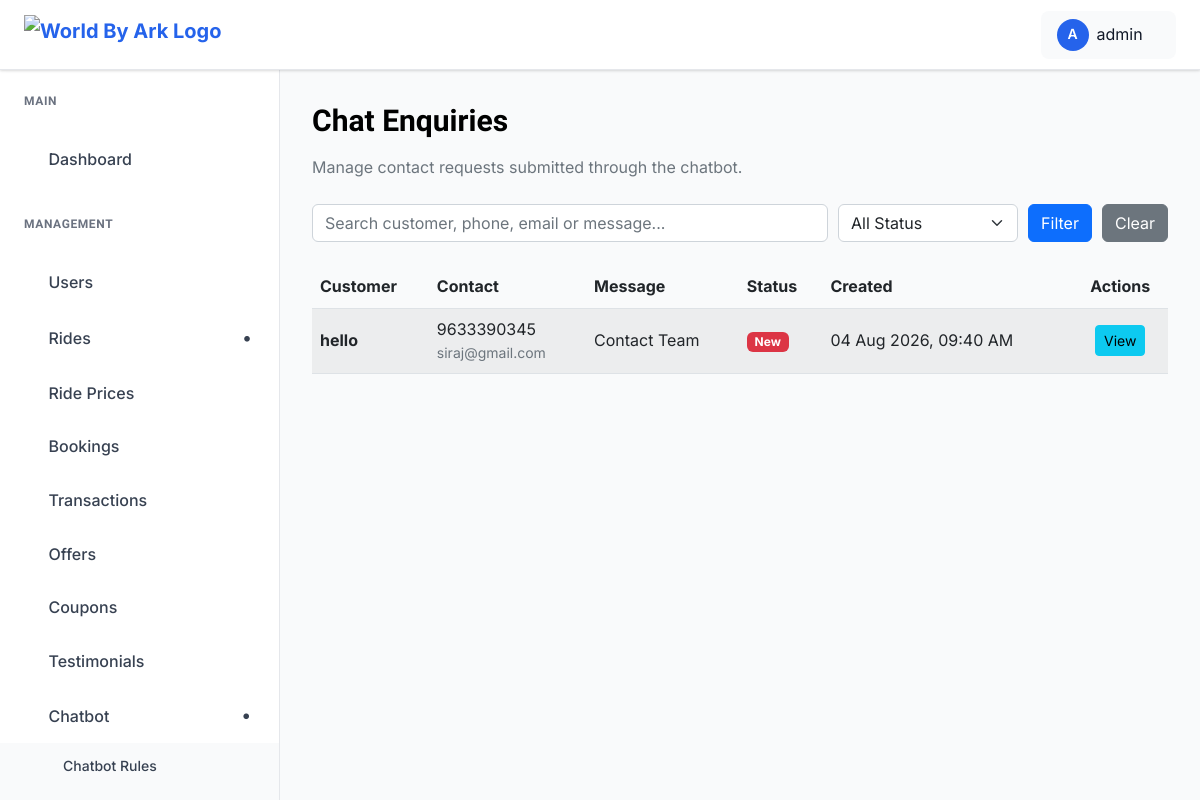
/dashboard/chatbot/enquiries/ (signed in), run on the app's committed database.
### flyingfox_app/models.py (models this page shows, shortened)
class ChatEnquiry(models.Model):
    STATUS_CHOICES = [
        ("new", "New"),
        ("contacted", "Contacted"),
        ("closed", "Closed"),
    ]
    session = models.ForeignKey(
        ChatSession,
        on_delete=models.SET_NULL,
        blank=True,
        null=True,
        related_name="enquiries",
    )
    name = models.CharField(
        max_length=150
    )
    phone = models.CharField(
        max_length=20
    )
    email = models.EmailField(
        blank=True
    )
    message = models.TextField()
    status = models.CharField(
        max_length=20,
        choices=STATUS_CHOICES,
        default="new",
    )
    created_at = models.DateTimeField(
        auto_now_add=True
    )
    updated_at = models.DateTimeField(
        auto_now=True
    )
    class Meta:
        ordering = ["-created_at"]

### flyingfox_app/views.py (the view)
    def wrapper(request, *args, **kwargs):
        if not request.user.is_authenticated or not request.user.is_staff:
            return redirect("admin_login")
        return view_func(request, *args, **kwargs)

### flyingfox_app/context_processors.py (called while the page is built)
def footer_popular_rides(request):
    popular_rides = (
        Ride.objects
        .filter(is_active=True)
        .order_by("-created_at")[:6]
    )
    return {
        "footer_popular_rides": popular_rides,
    }

### flyingfox_app/views.py (called while the page is built, shortened)
def _admin_required(view_func):
    def wrapper(request, *args, **kwargs):
        if not request.user.is_authenticated or not request.user.is_staff:
            return redirect("admin_login")
        return view_func(request, *args, **kwargs)
    return wrapper

@_admin_required
def chat_enquiry_list(request):
    search = request.GET.get(
        "search",
        "",
    ).strip()
    status = request.GET.get(
        "status",
        "",
    ).strip()
    enquiries_qs = (
        ChatEnquiry.objects
        .select_related(
            "session"
        )
        .order_by("-created_at")
    )
    if status:
        enquiries_qs = enquiries_qs.filter(
            status=status
        )
    paginator = Paginator(
        enquiries_qs,
        10,
    )
    enquiries = paginator.get_page(
        request.GET.get("page")
    )
    return render(
        request,
        "admin_pages/chat_enquiry_list.html",
        {
            "enquiries": enquiries,
            "search": search,
            "selected_status": status,
            "status_choices": (
                ChatEnquiry.STATUS_CHOICES
            ),
        },
    )

### templates/admin_pages/chat_enquiry_list.html (shortened to what this page needs)
{% extends "admin_pages/base.html" %}
{% block content %}
<div class="dashboard__form__wraper">
    <div class="create__course__title mb-4">
        <h4>Chat Enquiries</h4>
        <p class="text-muted mb-0">
            Manage contact requests submitted through the chatbot.
        </p>
    </div>
    <form
        method="GET"
        class="chat-filter mb-4"
    >
        <input
            type="text"
            name="search"
            class="form-control"
            value="{{ search }}"
            placeholder="Search customer, phone, email or message..."
        >
        <select
            name="status"
            class="form-select"
        >
            <option value="">
                All Status
            </option>
        </select>
        <button
            type="submit"
            class="btn btn-primary"
        >
            Filter
        </button>
        <a
            href="{% url 'chat_enquiry_list' %}"
            class="btn btn-secondary"
        >
            Clear
        </a>
    </form>
    <div class="custom-table-container">
        <table class="table table-striped table-hover align-middle">
            <thead>
                <tr>
                    <th>Customer</th>
                    <th>Contact</th>
                    <th>Message</th>
                    <th>Status</th>
                    <th>Created</th>
                    <th class="text-center">Actions</th>
                </tr>
            </thead>
            <tbody>
                {% for enquiry in enquiries %}
                <tr>
                    <td>
                        <strong>
                            {{ enquiry.name }}
                        </strong>
                    </td>
                    <td>
                        <div>
                            {{ enquiry.phone }}
                        </div>
                        <div class="small text-muted">
                            {{ enquiry.email|default:"No email" }}
                        </div>
                    </td>
                    <td>
                        {{ enquiry.message|truncatechars:90 }}
                    </td>
                    <td>
                        {% if enquiry.status == "new" %}
                            <span class="badge bg-danger">
                                New
                            </span>
                        {% elif enquiry.status == "contacted" %}
                            <span class="badge bg-warning">
                                Contacted
                            </span>
                        {% else %}
                            <span class="badge bg-success">
                                Closed
                            </span>
                        {% endif %}
                    </td>
                    <td>
                        {{ enquiry.created_at|date:"d M Y, h:i A" }}
                    </td>
                    <td class="text-center">
                        <a
                            href="{% url 'chat_enquiry_detail' enquiry.pk %}"
                            class="btn btn-sm btn-info"
                        >
                            View
                        </a>
                    </td>
                </tr>
                {% endfor %}
            </tbody>
        </table>
    </div>
</div>
{% endblock %}

### templates/admin_pages/base.html (shortened to what this page needs)
{% load static %}
{% load static %}
<!DOCTYPE html>
<html class="no-js" lang="en">
<head>
    <link rel="stylesheet" href="https://cdnjs.cloudflare.com/ajax/libs/toastr.js/latest/toastr.min.css">
    <link href="https://cdnjs.cloudflare.com/ajax/libs/font-awesome/5.15.4/css/all.min.css" rel="stylesheet">
    <link rel="stylesheet" href="{% static 'admin-static/assets/css/bootstrap.min.css' %}">
    <link rel="stylesheet" href="{% static 'admin-static/assets/css/icofont.min.css' %}">
    <link rel="stylesheet" href="{% static 'admin-static/assets/css/style.css' %}">
</head>
<body>
    <header class="dashboard-header">
        <div class="header-left">
            <a href="{% url 'admin_dashboard' %}" class="logo">
                <img src="{% static 'assets/images/logo-dark.png' %}" alt="World By Ark Logo">
            </a>
        </div>
        <div class="header-right">
            <div class="user-profile-dropdown">
                <div class="user-profile-toggle">
                    <div class="user-avatar">
                        {{ request.user.username|first|upper }}
                    </div>
                    <span>{{ request.user.username}}</span>
                    <i class="icofont-simple-down"></i>
                </div>
            </div>
        </div>
    </header>
    <aside class="dashboard-sidebar" id="dashboardSidebar">
        <div class="sidebar-content">
            <div class="sidebar-section">
                <h6 class="sidebar-title">Main</h6>
                <ul class="sidebar-menu">
                    <li>
                        <a href="{% url 'admin_dashboard' %}"
                            class="{% if request.resolver_match.url_name == 'admin_dashboard' %}active{% endif %}">
                            <i class="icofont-dashboard"></i>
                            Dashboard
                        </a>
                    </li>
                </ul>
            </div>
             <div class="sidebar-section">
                <h6 class="sidebar-title">Management</h6>
                <ul class="sidebar-menu">
<li>
    <a
        href="{% url 'user_list' %}"
        class="{% if request.resolver_match.url_name == 'user_list' or request.resolver_match.url_name == 'user_delete' %}active{% endif %}"
    >
        <i class="icofont-users-alt-4"></i>
        Users
    </a>
</li>
<li class="has-dropdown {% if request.resolver_match.url_name == 'ride_list' or request.resolver_match.url_name == 'ride_create' or request.resolver_match.url_name == 'ride_update' %}open{% endif %}">
    <a href="#">
        <i class="icofont-ui-flight"></i>
        Rides
    </a>
</li>
<li>
    <a
        href="{% url 'ride_price_list' %}"
        class="{% if request.resolver_match.url_name == 'ride_price_list' or request.resolver_match.url_name == 'ride_price_create' or request.resolver_match.url_name == 'ride_price_update' %}active{% endif %}"
    >
        <i class="icofont-money"></i>
        Ride Prices
    </a>
</li>
<li>
    <a
        href="{% url 'booking_list' %}"
        class=""
    >
        <i class="icofont-ticket"></i>
        Bookings
    </a>
</li>
<li>
    <a
        href="{% url 'transaction_list' %}"
        class="{% if request.resolver_match.url_name == 'transaction_list' or request.resolver_match.url_name == 'transaction_detail' %}active{% endif %}"
    >
        <i class="icofont-credit-card"></i>
        Transactions
    </a>
</li>
<li>
   <a
        href="{% url 'offer_list' %}"
        class=""
    >
        <i class="icofont-gift"></i>
        Offers
    </a>
</li>
<li>
    <a
        href="{% url 'coupon_list' %}"
        class="{% if request.resolver_match.url_name == 'coupon_list' or request.resolver_match.url_name == 'coupon_create' or request.resolver_match.url_name == 'coupon_update' %}active{% endif %}"
    >
        <i class="icofont-sale-discount"></i>
        Coupons
    </a>
</li>
<li>
    <a
        href="{% url 'review_list' %}"
        class="{% if request.resolver_match.url_name == 'review_list' or request.resolver_match.url_name == 'testimonial_create' or request.resolver_match.url_name == 'testimonial_update' %}active{% endif %}"
    >
        <i class="icofont-sale-discount"></i>
        Testimonials
    </a>
</li>
<li class="has-dropdown {% if request.resolver_match.url_name == 'chatbot_rule_list' or request.resolver_match.url_name == 'chat_session_list' or request.resolver_match.url_name == 'chat_enquiry_list' %}open{% endif %}">
    <a href="#">
        <i class="icofont-live-support"></i>
        Chatbot
    </a>
    <ul class="submenu">
        <li>
            <a
                href="{% url 'chatbot_rule_list' %}"
                class="{% if request.resolver_match.url_name == 'chatbot_rule_list' %}active{% endif %}">
                Chatbot Rules
            </a>
        </li>
       <li>
    <a
        href="{% url 'chat_session_list' %}"
        class="
        "
    >
    </a>
</li>
    </ul>
</li>
                </ul>
            </div>
        </div>
    </aside>
    <main class="dashboard-main">
        <div class="dashboard-content">
            {% block content %}{% endblock %}
        </div>
    </main>
</body>
</html>

### templates/admin_pages/base.html (style rules this page uses)
:root { --primary-blue: #2563eb; --dark-blue: #1e40af; --light-blue: #dbeafe; --sidebar-width: 280px; --header-height: 70px; --white: #ffffff; --gray-50: #f9fafb; --gray-100: #f3f4f6; --gray-200: #e5e7eb; --gray-300: #d1d5db; --gray-500: #6b7280; --gray-700: #374151; --gray-800: #1f2937; --gray-900: #111827; --shadow: 0 1px 3px 0 rgba(0, 0, 0, 0.1), 0 1px 2px 0 rgba(0, 0, 0, 0.06); --shadow-lg: 0 10px 15px -3px rgba(0, 0, 0, 0.1), 0 4px 6px -2px rgba(0, 0, 0, 0.05); }
* { margin: 0; padding: 0; box-sizing: border-box; }
body { font-family: 'Inter', 'Segoe UI', Tahoma, Geneva, Verdana, sans-serif; background-color: var(--gray-50); color: var(--gray-900); line-height: 1.6; }
.dashboard-header { position: fixed; top: 0; left: 0; right: 0; height: var(--header-height); background: var(--white); border-bottom: 1px solid var(--gray-200); box-shadow: var(--shadow); z-index: 1000; display: flex; align-items: center; padding: 0 24px; }
.header-left { display: flex; align-items: center; gap: 16px; }
.logo { display: flex; align-items: center; gap: 8px; color: var(--primary-blue); font-weight: 700; font-size: 20px; text-decoration: none; }
.logo img { height: 40px; width: auto; object-fit: contain; }
.header-right { margin-left: auto; display: flex; align-items: center; gap: 16px; }
.user-avatar { width: 32px; height: 32px; border-radius: 50%; background: var(--primary-blue); display: flex; align-items: center; justify-content: center; color: var(--white); font-weight: 600; font-size: 14px; }
.dashboard-sidebar { position: fixed; top: var(--header-height); left: 0; width: var(--sidebar-width); height: calc(100vh - var(--header-height)); background: var(--white); border-right: 1px solid var(--gray-200); overflow-y: auto; z-index: 999; transition: transform 0.3s ease; }
.sidebar-content { padding: 24px 0; }
.sidebar-section { margin-bottom: 32px; }
.sidebar-title { padding: 0 24px 12px; font-size: 12px; font-weight: 600; text-transform: uppercase; color: var(--gray-500); letter-spacing: 0.05em; }
.sidebar-menu { list-style: none; }
.sidebar-menu li { margin-bottom: 4px; display: block; width: 100%; }
.sidebar-menu a { display: flex; align-items: center; gap: 12px; padding: 12px 24px; color: var(--gray-700); text-decoration: none; font-weight: 500; transition: all 0.2s; position: relative; }
.has-dropdown>a::after { content: '•'; font-family: inherit; font-weight: bold; font-size: 18px; margin-left: auto; transition: transform 0.3s ease; display: inline-block; width: 16px; text-align: center; }
.has-dropdown.open>a::after { transform: rotate(90deg); }
.submenu { max-height: 0; overflow: hidden; transition: max-height 0.3s ease; background-color: var(--gray-50); }
.has-dropdown.open .submenu { max-height: 500px; }
.submenu li { margin-bottom: 0; display: block; width: 100%; }
.submenu a { padding-left: 60px; font-size: 14px; border-left: 3px solid transparent; }
.dashboard-main { margin-left: var(--sidebar-width); margin-top: var(--header-height); min-height: calc(100vh - var(--header-height)); overflow-y: auto; }
.dashboard-content { padding: 32px; }
.user-profile-dropdown { position: relative; margin-left: 10px; }
.user-profile-toggle { display: flex; align-items: center; gap: 8px; padding: 8px 16px; border-radius: 8px; background: var(--gray-50); cursor: pointer; transition: all 0.2s; }
.user-profile-toggle i { font-size: 12px; transition: transform 0.3s ease; }
body { -webkit-user-select: none; -moz-user-select: none; -ms-user-select: none; user-select: none; }

### templates/admin_pages/chat_enquiry_list.html (style rules this page uses)
.chat-filter { display: grid; grid-template-columns: minmax(260px, 1fr) 180px auto auto; gap: 10px; max-width: 900px; }

### data on the page
ChatEnquiry: name "hello", phone "9633390345", email "siraj@gmail.com", message "Contact Team", status "New", created_at "04 Aug 2026, 09:40 AM"

### other printed values
{{ request.user.username|first|upper }} "A"
{{ request.user.username }} "admin"
